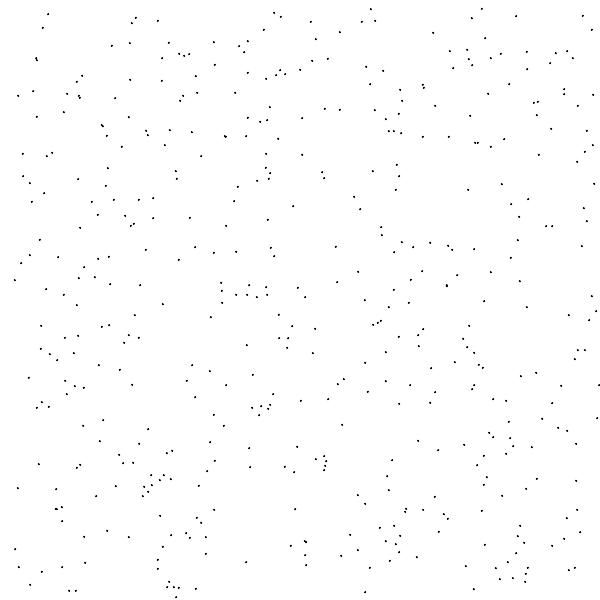
Frame 1 (no input)
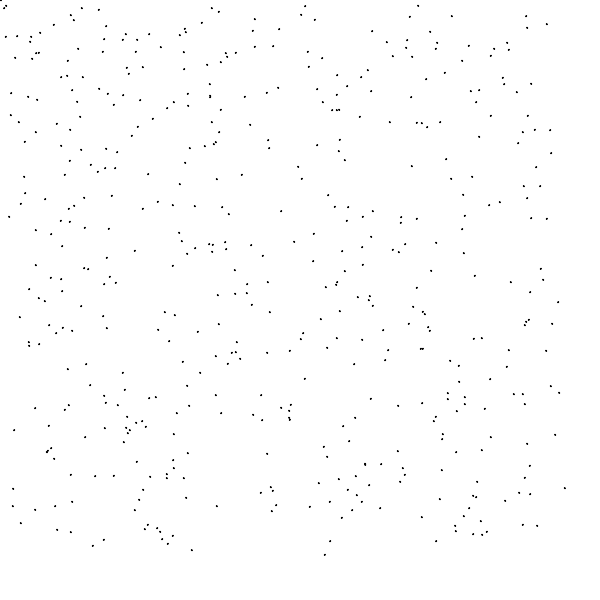
Frame 60 (the mouse pressed at the canvas centre just before this capture)
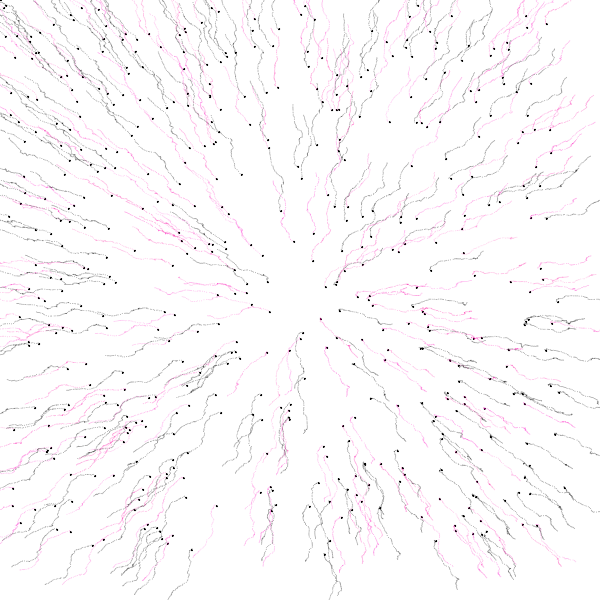
Frame 120 (the mouse held since frame 60 and released just before this capture)

The Processing sketch that drew these frames (run headless with seeded random() and noise(); from frame 60 on, the mouse is pressed at the canvas centre):

// Processing sketch: processing_34217
// ── processing_34217.pde

int numberBalls = 500;
float shakeRadiusX= random(10, 30);
float shakeRadiusY= random(10, 30);
float xoff[] = new float[numberBalls];
float yoff[] = new float[numberBalls];
float beginX[] = new float[numberBalls];
float beginY[] = new float[numberBalls];
float xPos[] = new float[numberBalls];
float yPos[]= new float[numberBalls];
float r[] = new float[numberBalls];
float g[] = new float[numberBalls];
float b[] = new float[numberBalls];
float o[] = new float[numberBalls];

int dir;
boolean PressAndDraw = true;
//int ScreenSize = 600;

void setup() {
  size(600, 600);
  smooth();
  //start the beginning point
  for (int i = 0; i<numberBalls; i++) {
    beginX[i] = random (0, 600);
    beginY[i] = random (0, 600);
    background(255);
    r[i]=0;
    g[i]=0;
    b[i]=0;
    o[i]=100;
  }
  dir = 1;
}
void draw() {
  if (PressAndDraw) {
    background(255);
  }
  if (keyPressed == true) {
    fill(255, 255, 255, 80);
    rect(0, 0, 600, 600);
  }
  //shaking gesture
  for (int i = 0; i<numberBalls; i++) {
    xoff[i] = xoff[i] + random(-.09, .01);
    yoff[i] = yoff[i] + random(-.09, .01);
    xPos[i] = (noise(xoff[i])*(shakeRadiusX)) + beginX[i];
    yPos[i] = (noise(yoff[i])*(shakeRadiusY)) + beginY[i];
    // shaking circle



    // figure out required direction
    float dirX = (mouseX - xPos[i]) * dir;
    float dirY = (mouseY - yPos[i]) * dir;
    if ((dirX <= .0001 || dirX >= .001 ) && (dirY <= .0001 || dirY >= -.0001)) { 
      // make it the unit vector
      float distance = sqrt((dirX * dirX) + (dirY * dirY));

      beginX[i] += dirX / distance;
      beginY[i] += dirY / distance;
      //
    }

    //println("X " + xPos[i] + " " + dirX + " " + distance + " " + dirX/distance);
    //println("Y " + yPos[i] + " " + dirY + " " + distance + " " + dirY/distance);

    //  

    //   noStroke();

    fill(r[i], g[i], b[i], o[i]);    
    ellipse(xPos[i], yPos[i], 1, 1);
  }
}

void mousePressed() {
  dir=-1;
  PressAndDraw = false; 
  for (int i = 0; i<255; i++) {
  r[i]=random(250,255);
  g[i]=random(0,15);
  b[i]=random(150,200); 
  o[i]=random(50,100);
  noStroke();
  }

}
void mouseReleased() {
  dir=1;  
  for (int i = 0; i<255; i++) {
  r[i]=random(250,255);
  g[i]=random(250,255);
  b[i]=random(40,255);
  o[i]=random(60,80);
  noStroke();
  }
}
